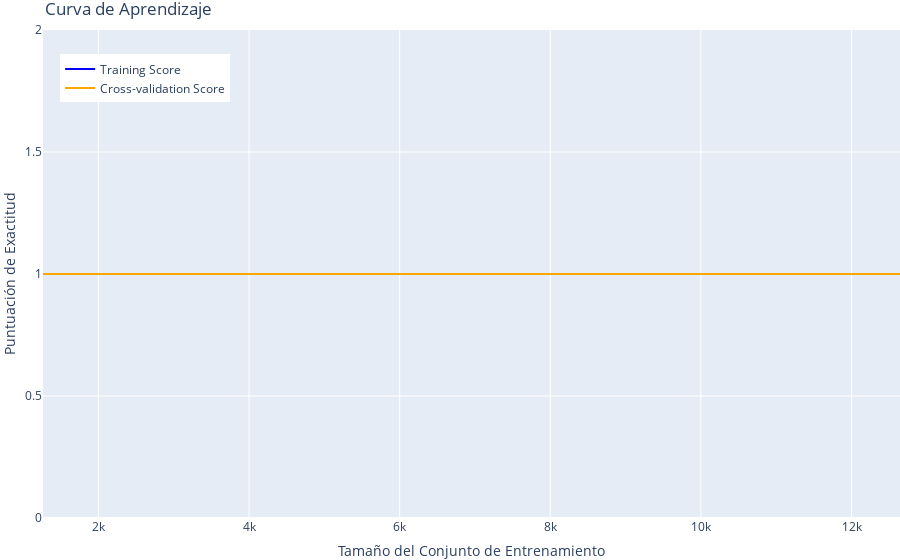

Here is the notebook cell this chart was saved with:
### Markdown cell above
##### Curva de Aprendizaje:

Plotea la curva de aprendizaje para entender si tu modelo se beneficiaría de más datos de entrenamiento o si está sobreajustado.

### Code cell
import plotly.graph_objects as go
from sklearn.model_selection import learning_curve

def plot_learning_curve(estimator, X, y, cv=5):
    train_sizes, train_scores, test_scores = learning_curve(estimator, X, y, cv=cv)

    train_scores_mean = np.mean(train_scores, axis=1)
    test_scores_mean = np.mean(test_scores, axis=1)

    fig = go.Figure()

    fig.add_trace(go.Scatter(
        x=train_sizes,
        y=train_scores_mean,
        mode='lines',
        name='Training Score',
        line=dict(color='blue')
    ))

    fig.add_trace(go.Scatter(
        x=train_sizes,
        y=test_scores_mean,
        mode='lines',
        name='Cross-validation Score',
        line=dict(color='orange')
    ))

    fig.update_layout(
        title='Curva de Aprendizaje',
        xaxis_title='Tamaño del Conjunto de Entrenamiento',
        yaxis_title='Puntuación de Exactitud',
        legend=dict(x=0.02, y=0.95),
        margin=dict(l=0, r=0, t=30, b=0)
    )

    fig.show()

# Utiliza la función con tu mejor modelo y conjuntos de entrenamiento
plot_learning_curve(best_model, X_train, y_train)

### Figure 1 — Plotly figure (JSON) as saved in the notebook; plotly's stock layout.template omitted (floating-point values rounded to 4 significant figures)
{"data": [{"line": {"color": "blue"}, "mode": "lines", "name": "Training Score", "type": "scatter", "x": [1264, 4109, 6954, 9799, 12644], "y": [1, 1, 1, 1, 1]}, {"line": {"color": "orange"}, "mode": "lines", "name": "Cross-validation Score", "type": "scatter", "x": [1264, 4109, 6954, 9799, 12644], "y": [1, 1, 1, 1, 1]}], "layout": {"legend": {"x": 0.02, "y": 0.95}, "margin": {"b": 0, "l": 0, "r": 0, "t": 30}, "title": {"text": "Curva de Aprendizaje"}, "xaxis": {"title": {"text": "Tamaño del Conjunto de Entrenamiento"}}, "yaxis": {"title": {"text": "Puntuación de Exactitud"}}}}
